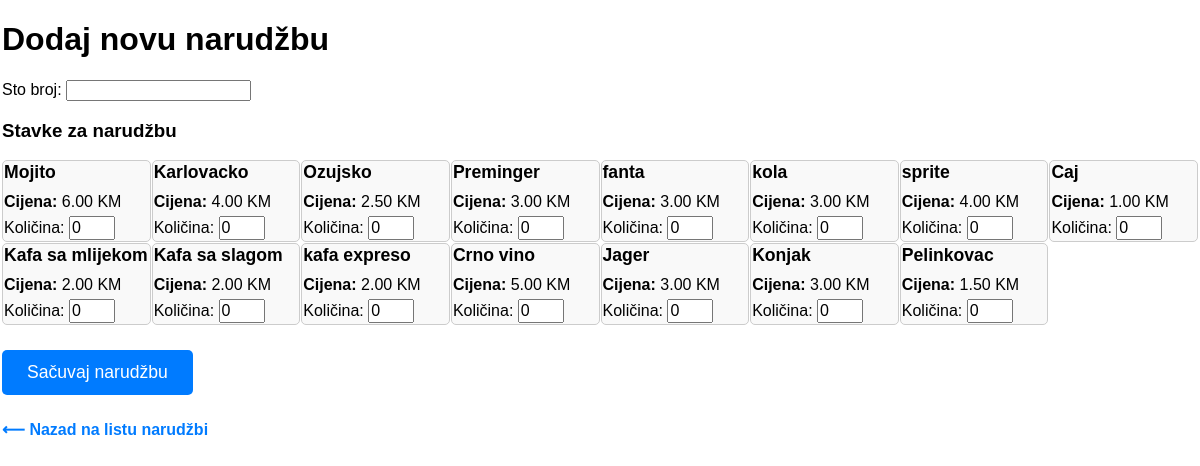
The app's page /narudzba/nova/ (signed in) with its own data.
### meni/models.py (models this page shows, shortened)
class Stavka(models.Model):
    naziv = models.CharField(max_length=100)
    opis = models.TextField(blank=True, null=True)
    cijena = models.DecimalField(max_digits=8, decimal_places=2)

### narudzba/views.py (the view)
# urls.py: path('nova/', views.narudzba_create, name='narudzba_create'),
@login_required
def narudzba_create(request):
    sve_stavke = Stavka.objects.all().order_by('kategorija', 'naziv')
    stavke_po_kategoriji = defaultdict(list)
    for s in sve_stavke:
        stavke_po_kategoriji[s.kategorija].append(s)
    if request.method == 'POST':
        form = NarudzbaForm(request.POST)
        if form.is_valid():
            stavke_za_narudzbu = []
            greske = []
            potrosnja_sirovina = defaultdict(int)
            for stavka in sve_stavke:
                kolicina = request.POST.get(f'kolicina_{stavka.id}')
                if kolicina:
                    try:
                        kolicina = int(kolicina)
                    except ValueError:
                        continue
                    if kolicina <= 0:
                        continue
                    stavke_za_narudzbu.append((stavka, kolicina))
                    recepti = Recept.objects.filter(stavka=stavka)
                    for recept in recepti:
                        ukupno_potrebno = kolicina * recept.kolicina
                        potrosnja_sirovina[recept.sirovina] += ukupno_potrebno
                        if recept.sirovina.kolicina < potrosnja_sirovina[recept.sirovina]:
                            greske.append(
                                f"Nema dovoljno '{recept.sirovina.naziv}' za {stavka.naziv} "
                                f"(potrebno: {potrosnja_sirovina[recept.sirovina]}, dostupno: {recept.sirovina.kolicina})"
                            )
            if greske:
                return render(request, 'narudzba/narudzba_create.html', {
                    'form': form,
                    'stavke': sve_stavke,
                    'greske': greske
                })
            narudzba = form.save(commit=False)
            narudzba.konobar = request.user
            narudzba.status = 'na_sanku'
            narudzba.save()
            for stavka, kolicina in stavke_za_narudzbu:
                StavkaNarudzbe.objects.create(
                    narudzba=narudzba,
                    stavka=stavka,
                    kolicina=kolicina
                )
            for sirovina, ukupno_potroseno in potrosnja_sirovina.items():
                sirovina.kolicina -= ukupno_potroseno
                sirovina.save()
            return redirect('narudzba_detail', pk=narudzba.pk)
    else:
        form = NarudzbaForm()
    return render(request, 'narudzba/narudzba_create.html', {
        'form': form,
        'stavke': sve_stavke
    })

### narudzba/forms.py
class NarudzbaForm(forms.ModelForm):
    class Meta:
        model = Narudzba
        fields = ['sto_broj']
        widgets = {
            'sto_broj': forms.NumberInput(attrs={'class': 'form-control', 'min': 1}),
        }

### narudzba/templates/narudzba/narudzba_create.html (shortened to what this page needs)
<!DOCTYPE html>
<html lang="sr">
<head>
</head>
<body>
    <h1>Dodaj novu narudžbu</h1>
    <form method="post">
        {{ form.as_p }}
        <h3>Stavke za narudžbu</h3>
        <div class="grid">
            {% for stavka in stavke %}
            <div class="stavka">
                <h4>{{ stavka.naziv }}</h4>
                <p><strong>Cijena:</strong> {{ stavka.cijena }} KM</p>
                <label for="kolicina_{{ stavka.id }}">Količina:</label>
                <input type="number" id="kolicina_{{ stavka.id }}" name="kolicina_{{ stavka.id }}" min="0" value="0" />
            </div>
            {% endfor %}
        </div>
        <button type="submit">Sačuvaj narudžbu</button>
    </form>
    <a href="{% url 'narudzba_list' %}">⟵ Nazad na listu narudžbi</a>
</body>
</html>

### narudzba/templates/narudzba/narudzba_create.html (style rules this page uses)
body { font-family: Arial, sans-serif; margin: 2px; }
form { max-width: 9000px; }
.grid { display: grid; grid-template-columns: repeat(8, 10fr); gap: 1px; margin-top: 1px; }
.stavka { border: 1px solid #ccc; padding: 1px; border-radius: 5px; background-color: #f9f9f9; }
.stavka h4 { margin: 0 0 10px; font-size: 1.1rem; }
.stavka p { margin: 5px 0; }
.stavka input[type="number"] { width: 40px; padding: 1px; font-size: 1rem; }
button { margin-top: 25px; padding: 12px 25px; font-size: 1.1rem; cursor: pointer; background-color: #007bff; border: none; color: white; border-radius: 5px; }
a { display: inline-block; margin-top: 25px; color: #007bff; text-decoration: none; font-weight: bold; }

### records on screen
Stavka: naziv "Mojito", cijena "6.00"
Stavka: naziv "Karlovacko", cijena "4.00"
Stavka: naziv "Ozujsko", cijena "2.50"
Stavka: naziv "Preminger", cijena "3.00"
Stavka: naziv "fanta", cijena "3.00"
Stavka: naziv "kola", cijena "3.00"
Stavka: naziv "sprite", cijena "4.00"
Stavka: naziv "Caj", cijena "1.00"
Stavka: naziv "Kafa sa mlijekom", cijena "2.00"
Stavka: naziv "Kafa sa slagom", cijena "2.00"
Stavka: naziv "kafa expreso", cijena "2.00"
Stavka: naziv "Crno vino", cijena "5.00"
Stavka: naziv "Jager", cijena "3.00"
Stavka: naziv "Konjak", cijena "3.00"
Stavka: naziv "Pelinkovac", cijena "1.50"
